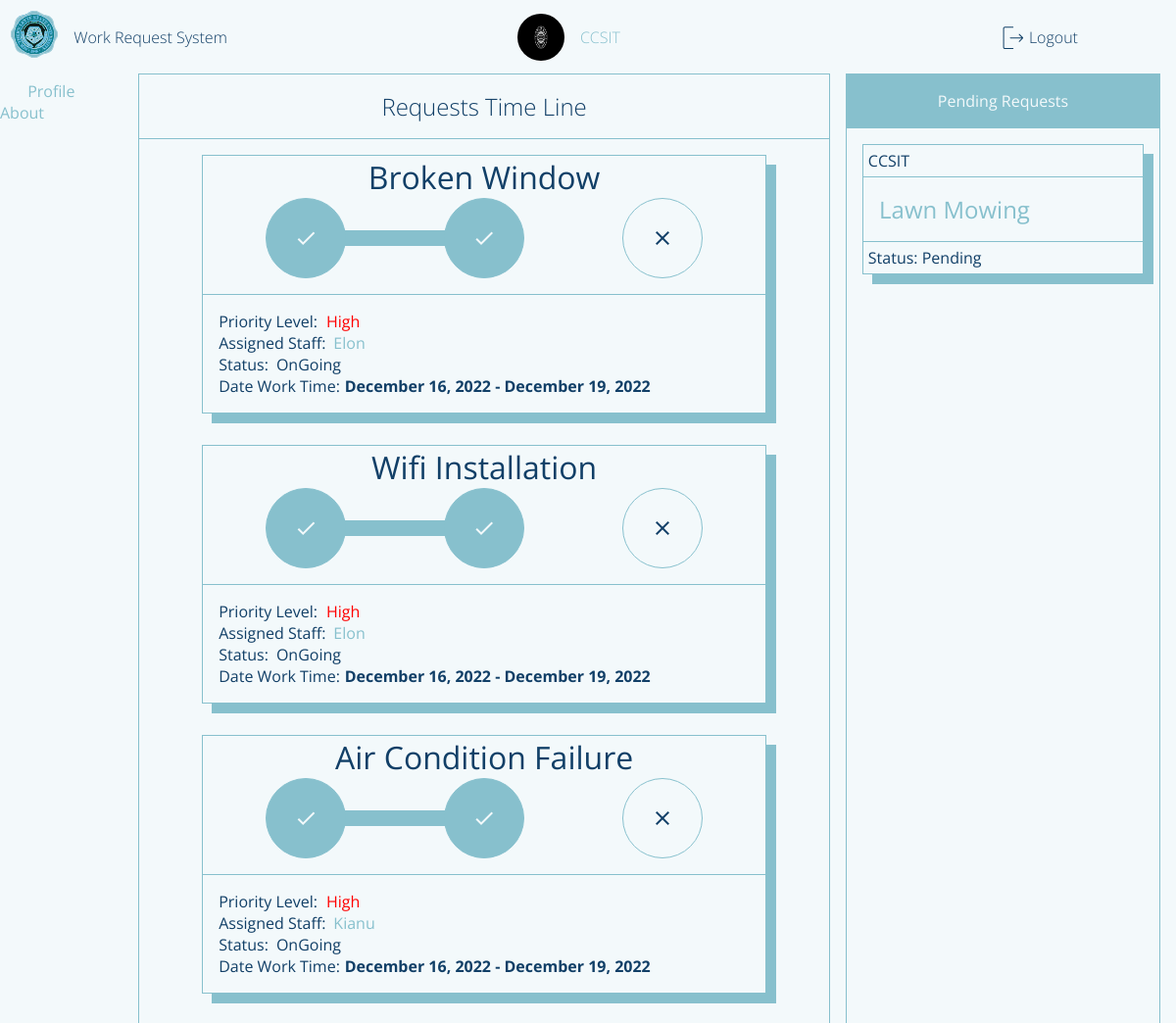
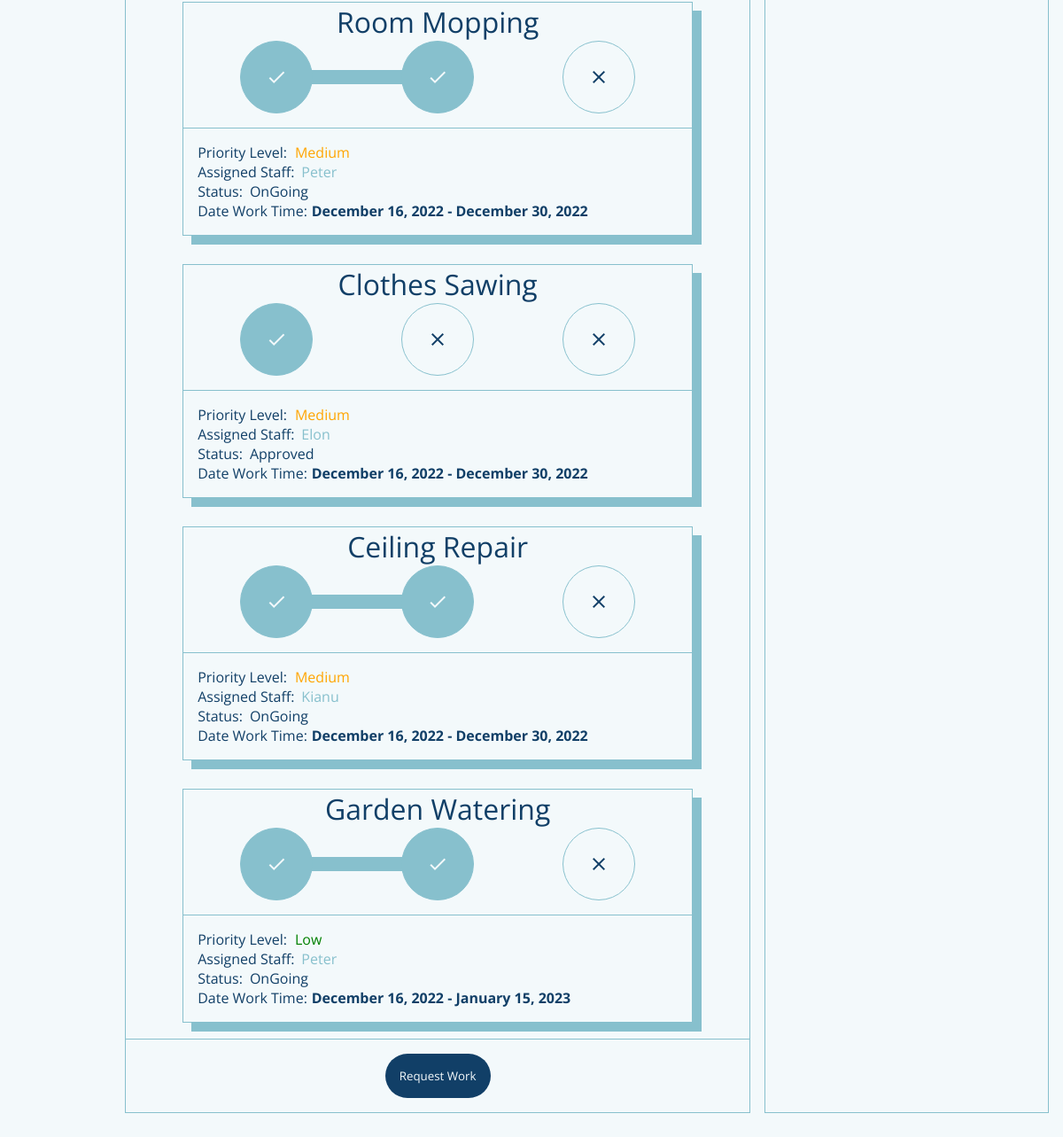
Screenshot of /requestorPage (signed in) with the database file from the repository (2 pictures, top to bottom).
### flaskApp/models.py (models this page shows, shortened)
class User(db.Model, UserMixin):
	__tablename__ = 'user'
	id = db.Column(db.Integer, primary_key=True)
	userName = db.Column(db.String(20), unique=True, nullable=False)
	userType = db.Column(db.String(20), default='Admin')
	passWord = db.Column(db.String(60), nullable=False)
	profilePicture = db.Column(db.String(60), default='dafault.png')
	requestForm = db.relationship('UserRequestForm', backref='user')
	userStaffExtension = db.relationship('StaffExtension', backref='staffExtension', uselist=False)

class UserRequestForm(db.Model):
	__tablename__ = 'userRequestForm'
	id = db.Column(db.Integer, primary_key=True)
	requestorName = db.Column(db.String(500), nullable=False)
	requestTitle = db.Column(db.String(500), nullable=False)
	requestedWork = db.Column(db.String(500), nullable=False)
	roomNumber = db.Column(db.String(20), nullable=False)
	avilabilityOfMaterials = db.Column(db.String(10), nullable=False)
	priorityLevel = db.Column(db.Integer, default=0) # change this to integer in the future 0 - pending 1 - high 2 - medium 3 - low
	status = db.Column(db.String(20), default='Pending')
	dateApproved = db.Column(DateTime, default=datetime.now(), nullable=False)
	dateLimit = db.Column(DateTime, default=datetime.now(), nullable=False)
	requestFormId = db.Column(db.Integer, db.ForeignKey('user.id'))
	assignedStaff = db.Column(db.Integer, db.ForeignKey('userstaff.id'))

class StaffExtension(db.Model):
	__tablename__ = 'userstaff'
	id = db.Column(db.Integer, primary_key=True)
	staffId = db.Column(db.Integer, db.ForeignKey('user.id'), unique=True)
	staffName = db.Column(db.String(20), nullable=False)
	staffAge = db.Column(db.String(20), nullable=False)
	staffGender = db.Column(db.String(20), nullable=False)
	staffOccupation = db.Column(db.String(20), nullable=False)
	staffRating = db.Column(db.Integer, default=0)
	staffComments = db.relationship('StaffExtensionComment', backref='staffComment')
	staffAssignment = db.relationship('UserRequestForm', backref='staffAssignment') # one to many relationship

### flaskApp/routes.py (the view, shortened to what this page needs)
@app.route('/requestorPage', methods=['GET', 'POST'])
def requestorPage():
	if current_user.is_authenticated == False:
		return redirect(url_for('loginPage'))
	form = WorkRequestForm()
	user = User.query.filter_by(userName=current_user.userName).first()
	countRequests = UserRequestForm.query.filter_by(requestorName=current_user.userName).count()
	userRequestForms = UserRequestForm.query.filter_by(requestFormId=user.id).order_by(UserRequestForm.priorityLevel)
	profileImage = url_for('static', filename='profilePic/'+current_user.profilePicture)
	return render_template('requestorDashboard.html', title='Requestor Page', user=current_user.userName, form=form, userForm=userRequestForms, count=countRequests, profileImage=profileImage)

### flaskApp/models.py (called while the page is built)
@loginManager.user_loader
def loadUser(userId):
	return User.query.get(int(userId))

### flaskApp/templates/requestorDashboard.html (shortened to what this page needs)
{% extends "layout.html" %}
{% block content %}
	<section class="content-main">
		<div class="content-main-head">
			Requests Time Line
		</div>
		<div class="content-main-body">
			{% for userForms in userForm %}
			{% if userForms.status != 'Pending' %}
				<div class="content-main-body-requests">
					<header>
						{{ userForms.requestTitle }}
					</header>
					<main>
						<body onload="progress()">
								{% if userForms.status == 'Approved' %}
								<ul class="progress">
									<li class="approved material-icons" value="0%">check</li>
									<li class="ongoing material-icons">close</li>
									<li class="finished material-icons">close</li>
								</ul>
								{% elif userForms.status == 'OnGoing'%}
								<ul class="progress">
									<li class="approved material-icons" value="50%">check</li>
									<li class="ongoing material-icons">close</li>
									<li class="finished material-icons">close</li>
									<div class="progress-bar"></div>
								</ul>
								{% endif %}
						</body>
					</main>
					<footer>
						{% if userForms.priorityLevel == 1  %}
							<span>Priority Level: <i style="color:red;">High</i></span>
						{% elif userForms.priorityLevel == 2  %}
							<span>Priority Level: <i style="color:orange;">Medium</i></span>
						{% elif userForms.priorityLevel == 3  %}
							<span>Priority Level: <i style="color:green;">Low</i></span>
						{% endif %}
						<span class="assigned-staff">
							<p>Assigned Staff: </p>
							<a href="">{{userForms.staffAssignment.staffName}}</a>
						</span>
						<span class="status">
							<p>Status: </p>
							<p id="status">{{ userForms.status }}</p>
						</span>
						<span class="dateApp">
							<p>Date Work Time: </p>
							<p id="status" style="font-weight: bold;">{{ userForms.dateApproved.strftime("%B %d, %Y") }} - {{ userForms.dateLimit.strftime("%B %d, %Y") }}</p>
						</span>
					</footer>
				</div>
			{% endif %}
			{% endfor %}
		</div>
		<div class="content-main-foot">
			<button class="request-work-btn">Request Work</button>
		</div>
	</section>
	<section class="content-side-left">
		<span class="content-side-left-profile">
			<i class="material-icons content-side-left-icon">person</i>
			<a href="{{ url_for('profilePage') }}">Profile</a>
		</span>
		<span class="content-side-about">
			<i class="material-icons content-side-left-icon">help</i>
			<a href="">About</a>
		</span>
	</section>
	<section class="content-side-right">
		<header>Pending Requests</header>
		<main>
				{% for userForms in userForm %}
					{% if userForms.status == 'Pending' %}
						<span class="content-side-right-items">
							<div class="header-item">{{ userForms.requestorName }}</div>
							<div class="body-item"><a href="#">{{ userForms.requestTitle }}</a></div>
							<div class="footer-item">Status: {{ userForms.status }}</div>
						</span>
					{% endif %}
				{% endfor %}
		</main>
	</section>
	<section class="content-foot">
	</section>
{% endblock content %}

### flaskApp/templates/layout.html (shortened to what this page needs)
<!DOCTYPE html>
<html>
<head>
    {% if title == 'Login Page'%}
    	<link rel="stylesheet" type="text/css" href="{{ url_for('static', filename='login.css') }}">
    {% elif title == 'Admin Page'%}
    	<link rel="stylesheet" type="text/css" href="{{ url_for('static', filename='adminDashboard.css') }}">
    {% elif title == 'Requestor Page'%}
        <link rel="stylesheet" type="text/css" href="{{ url_for('static', filename='requestorDashboard.css') }}">
    {% elif title == 'Staff Page'%}
        <link rel="stylesheet" type="text/css" href="{{ url_for('static', filename='staffDashboard.css') }}">
    {% elif title == 'Admin Approval Page'%}
        <link rel="stylesheet" type="text/css" href="{{ url_for('static', filename='adminApproval.css') }}">
    {% elif title == 'Staff Ongoing Page'%}
        <link rel="stylesheet" type="text/css" href="{{ url_for('static', filename='staffOngoing.css') }}">
    {% elif title == 'Profile Page'%}
        <link rel="stylesheet" type="text/css" href="{{ url_for('static', filename='profilePage.css') }}">
    {% endif%}
</head>
<body>
	<div class="container">
        {% if title != 'Login Page'%}
        <header class="content-header">
            <div class="img-box">
                <img class="logo_slsu" src="{{ url_for('static', filename='img/logo_slsu.svg') }}">
            </div>
            {% if title == 'Admin Page'%}
                <section class="header-title">
                    <a href="{{ url_for('adminPage') }}">Work Request System</a>
                </section>
                <section class="header-user">
                    <img class='profile-picture'src="{{ profileImage }}">
                    <a href="{{ url_for('profilePage') }}">{{ user }}</a>
                </section>
            {% elif title == 'Requestor Page' %}
                <section class="header-title">
                    <a href="{{ url_for('requestorPage') }}">Work Request System</a>
                </section>
                <section class="header-user">
                <img class='profile-picture'src="{{ profileImage }}">
                    <a href="{{ url_for('profilePage') }}">{{ user }}</a>
                </section>
            {% endif %}
            <div class="header-profile">
                {% if current_user.is_authenticated == True %}
                <img src="{{ url_for('static', filename='img/logout.svg') }}">
                <a href="{{ url_for('logout') }}">Logout</a>
                {% endif %}
            </div>
        </header>
        {% endif%}
		{% block content %}{% endblock content %}
	</div>
</body>
</html>

### flaskApp/static/requestorDashboard.css (style rules this page uses)
body { background: var(--white); }
.container { margin: 0; display: grid; height: 100vh; grid-template-columns: 0.2fr 1fr 0.5fr; grid-template-rows: 0fr 1fr 0.02fr; grid-template-areas: 'h h h' 'l m r' 'f f f'; }
.content-header { grid-area: h; display: flex; flex-direction: row; align-items: center; padding: var(--fn-small); }
.img-box { flex-grow: 0; }
.header-title { flex-grow: 0; margin-left: 1rem; }
.header-title a { font-size: var(--fn-regular); font-weight: lighter; color: var(--blue); }
.header-user { flex-grow: 1; font-size: var(--fn-regular); font-weight: lighter; color: var(--blue); }
.header-profile { flex-grow: 0.3; }
.header-profile a { font-size: var(--fn-regular); font-weight: lighter; color: var(--blue); }
.content-main { grid-area: m; display: flex; flex-direction: column; border: 1px solid var(--blueGreen); }
.content-main-head { flex-grow: 0; font-size: var(--fn-medium); text-align: center; color: var(--blue); border-bottom: 1px solid var(--blueGreen); padding: 1rem 0rem 1rem 0rem; font-weight: lighter; }
.content-main-body { flex-grow: 1; display: flex; flex-direction: column; overflow: scroll; height: 1rem; padding: 1rem; }
.dateApp { display: flex; flex-direction: row; }
.dateApp p:nth-child(2) { margin-left: 0.3rem; }
.content-main-body-requests { margin-bottom: 1rem; display: flex; flex-direction: column; border: 1px solid var(--blueGreen); box-shadow: 10px 10px var(--blueGreen); margin: 0rem 3rem 2rem 3rem }
.content-main-body-requests header { text-align: center; font-size: var(--fn-large); color: var(--blue); }
.content-main-body-requests main { display: flex; flex-direction: row; position: relative; margin: 0rem 4rem 1rem 4rem; }
.progress-bar { width: 0%; height: 1rem; background-color: var(--blueGreen); position: absolute; top: 50%; left: 3%; transform: translateY(-50%); border-radius: 2rem; transition: width 1s ease; }
.content-main-body-requests main ul { display: flex; flex-direction: row; list-style: none; justify-content: space-between; margin: 0; padding: 0; width: 100%; }
.content-main-body-requests main ul li:first-child { background: var(--blueGreen); border: 1px solid var(--blueGreen); color: var(--white); }
.content-main-body-requests main ul li { width: 5rem; height: 5rem; background: var(--white); border: 1px solid var(--blueGreen); color: var(--blue); display: flex; justify-content: center; align-items: center; z-index: 100; border-radius: 50%; }
.content-main-body-requests footer { border-top: 1px solid var(--blueGreen); padding: 1rem 1rem 1rem 1rem; color: var(--blue); }
.content-main-body-requests footer span i { margin-left: 0.3rem; }
.assigned-staff, .status { display: flex; flex-direction: row; }
.assigned-staff a, .status p:nth-child(2) { margin-left: 0.5rem; }
.content-main-foot { flex-grow: 0; }
.content-side-left { grid-area: l; }
.content-side-right { grid-area: r; color: var(--blue); border: 1px solid var(--blueGreen); margin-left: 1rem; margin-right: 1rem; display: flex; flex-direction: column; }
.content-side-right header { border-bottom: 1px solid var(--blueGreen); text-align: center; padding: 1rem 0rem 1rem 0rem; flex-grow: 0; background: var(--blueGreen); color: var(--white); }
.content-side-right main { flex-grow: 1; display: flex; flex-direction: column; overflow: scroll; height: 1rem; }
.content-side-right-items { border: 1px solid var(--blueGreen); margin: 1rem 1rem 0rem 1rem; box-shadow: 10px 10px var(--blueGreen); }
.header-item { border-bottom: 1px solid var(--blueGreen); padding: 0.3rem; }
.body-item { padding: 1rem; }
.body-item a { font-size: var(--fn-medium); }
.footer-item { border-top: 1px solid var(--blueGreen); padding: 0.3rem; }
.content-main-foot { padding: 1rem; border-top: 1px solid var(--blueGreen); text-align: center; }
.request-work-btn { border: none; padding: 1rem; background: var(--blue); color: var(--white); border-radius: 2rem; cursor: pointer; }
.content-foot { grid-area: f; }

### rows the page displays
User: userName "CCSIT"
UserRequestForm: requestTitle "Broken Window", shows "check", shows "Priority Level:", priorityLevel "High", staffAssignment.staffName "Elon", status "OnGoing", dateApproved "December 16, 2022", dateLimit "December 19, 2022"
UserRequestForm: requestTitle "Wifi Installation", shows "check", shows "Priority Level:", priorityLevel "High", staffAssignment.staffName "Elon", status "OnGoing", dateApproved "December 16, 2022", dateLimit "December 19, 2022"
UserRequestForm: requestTitle "Air Condition Failure", shows "check", shows "Priority Level:", priorityLevel "High", staffAssignment.staffName "Kianu", status "OnGoing", dateApproved "December 16, 2022", dateLimit "December 19, 2022"
UserRequestForm: requestTitle "Room Mopping", shows "check", shows "Priority Level:", priorityLevel "Medium", staffAssignment.staffName "Peter", status "OnGoing", dateApproved "December 16, 2022", dateLimit "December 30, 2022"
UserRequestForm: requestTitle "Clothes Sawing", shows "check", shows "Priority Level:", priorityLevel "Medium", staffAssignment.staffName "Elon", status "Approved", dateApproved "December 16, 2022", dateLimit "December 30, 2022"
UserRequestForm: requestTitle "Ceiling Repair", shows "check", shows "Priority Level:", priorityLevel "Medium", staffAssignment.staffName "Kianu", status "OnGoing", dateApproved "December 16, 2022", dateLimit "December 30, 2022"
UserRequestForm: requestTitle "Garden Watering", shows "check", shows "Priority Level:", priorityLevel "Low", staffAssignment.staffName "Peter", status "OnGoing", dateApproved "December 16, 2022", dateLimit "January 15, 2023"
UserRequestForm: requestorName "CCSIT", requestTitle "Lawn Mowing", status "Pending"
